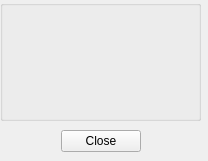
<?xml version="1.0" encoding="UTF-8"?>
<ui version="4.0">
 <class>cost_func_selection</class>
 <widget class="QWidget" name="cost_func_selection">
  <property name="geometry">
   <rect>
    <x>0</x>
    <y>0</y>
    <width>208</width>
    <height>161</height>
   </rect>
  </property>
  <property name="windowTitle">
   <string>Cost Function Selection</string>
  </property>
  <widget class="QGroupBox" name="groupBox">
   <property name="geometry">
    <rect>
     <x>0</x>
     <y>0</y>
     <width>201</width>
     <height>121</height>
    </rect>
   </property>
   <layout class="QVBoxLayout" name="verticalLayout"/>
  </widget>
  <widget class="QDialogButtonBox" name="buttonBox">
   <property name="geometry">
    <rect>
     <x>60</x>
     <y>130</y>
     <width>81</width>
     <height>23</height>
    </rect>
   </property>
   <property name="standardButtons">
    <set>QDialogButtonBox::Close</set>
   </property>
  </widget>
 </widget>
 <resources/>
 <connections/>
</ui>
